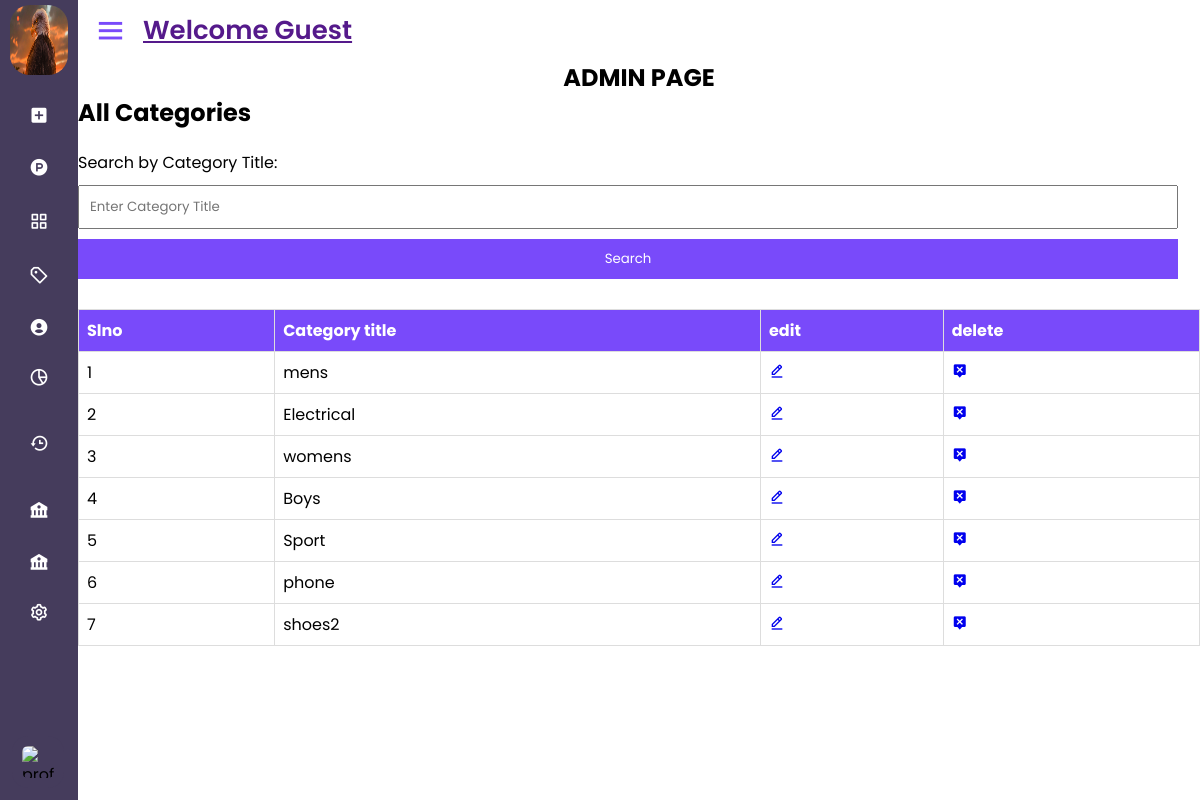
Page /admin_area/admin.php?view_categories on the committed database.
### tables this page shows
CREATE TABLE `categories` (
  `category_id` int(11) NOT NULL,
  `category_title` varchar(255) NOT NULL
);

### admin_area/view_categories.php (the view, shortened to what this page needs)
<!DOCTYPE html>
<html lang="en">
<head>
</head>
<body>
<h1>All Categories</h1>
<form method="post" action="">
    <label for="search_category">Search by Category Title:</label>
    <input type="text" name="search_category" id="search_category" placeholder="Enter Category Title" autocomplete="off">
    <button type="submit" name="submit_search">Search</button>
</form>
<table>
    <thead>
        <tr>
            <th>Slno</th>
            <th>Category title</th>
            <th>edit</th>
            <th>delete</th>
        </tr>
    </thead>
    <tbody>
        <?php
        if (isset($_POST['submit_search'])) {
            $search_category = mysqli_real_escape_string($con, $_POST['search_category']);
            $select_cat = "SELECT * FROM `categories` WHERE `category_title` LIKE '%$search_category%'";
        } else {
            $select_cat = "SELECT * FROM `categories`";
        }
        $result = mysqli_query($con, $select_cat);
        $number = 0;
        while ($row = mysqli_fetch_assoc($result)) {
            $category_id = $row['category_id'];
            $category_title = $row['category_title'];
            $number++;
        ?>
            <tr>
                <td><?php echo $number; ?></td>
                <td><?php echo $category_title; ?></td>
                <td><a href='admin.php?edit_category=<?php echo $category_id; ?>'><i class='bx bx-edit-alt'></i></a></td>
                <td><a href='admin.php?delete_category=<?php echo $category_id; ?>'><i class='bx bxs-message-alt-x'></i></a></td>
            </tr>
        <?php
        }
        ?>
    </tbody>
</table>
</body>
</html>

### admin_area/admin.css (style rules this page uses)
:root { --primary-color:#ff6b6b; --secondary-color:#794afa; --secondary-dark-color:#453c5c; --white-color:#ffffff; --light-bg-color:#f2f3f5; --light-text-color:#7c899a; --border-color:#e5e8ec; --dark-color:#0a021c; --font-small:13px; --font-smaller:11px; --percent100:100%; --precent50:50%; --fw3:300; --fw5:500; --fw6:600; --fw7:700; --fw8:800; --trans-background-color: background-color .3s,color .3s; --trans-background: background-color .3s; --trans-color: color .3s; }
* { margin: 0; padding: 0; box-sizing: border-box; font-family: 'Poppins', sans-serif; }

### admin_area/admin.php (style rules this page uses)
body, h3, table { margin: 0; padding: 0; }
body { font-family: 'Arial', sans-serif; background-color: #f2f2f2; }
form, table { max-width: 100%; width: 100%; margin: 20px 0; }
form { display: flex; flex-wrap: wrap; justify-content: space-between; }
label { flex: 0 0 100%; margin-bottom: 10px; }
input, button { padding: 10px; margin-bottom: 10px; box-sizing: border-box; }
input { flex: 0 0 calc(100% - 22px); }
button { flex: 0 0 calc(100% - 22px); background-color: #794afa; color: white; border: none; cursor: pointer; }
table { border-collapse: collapse; margin-bottom: 20px; }
th, td { border: 1px solid #ddd; padding: 8px; text-align: left; }
th { background-color: #794afa; color: white; }

### rows in the picture
categories: category_title "mens"
categories: category_title "Electrical"
categories: category_title "womens"
categories: category_title "Boys"
categories: category_title "Sport"
categories: category_title "phone"
categories: category_title "shoes2"
